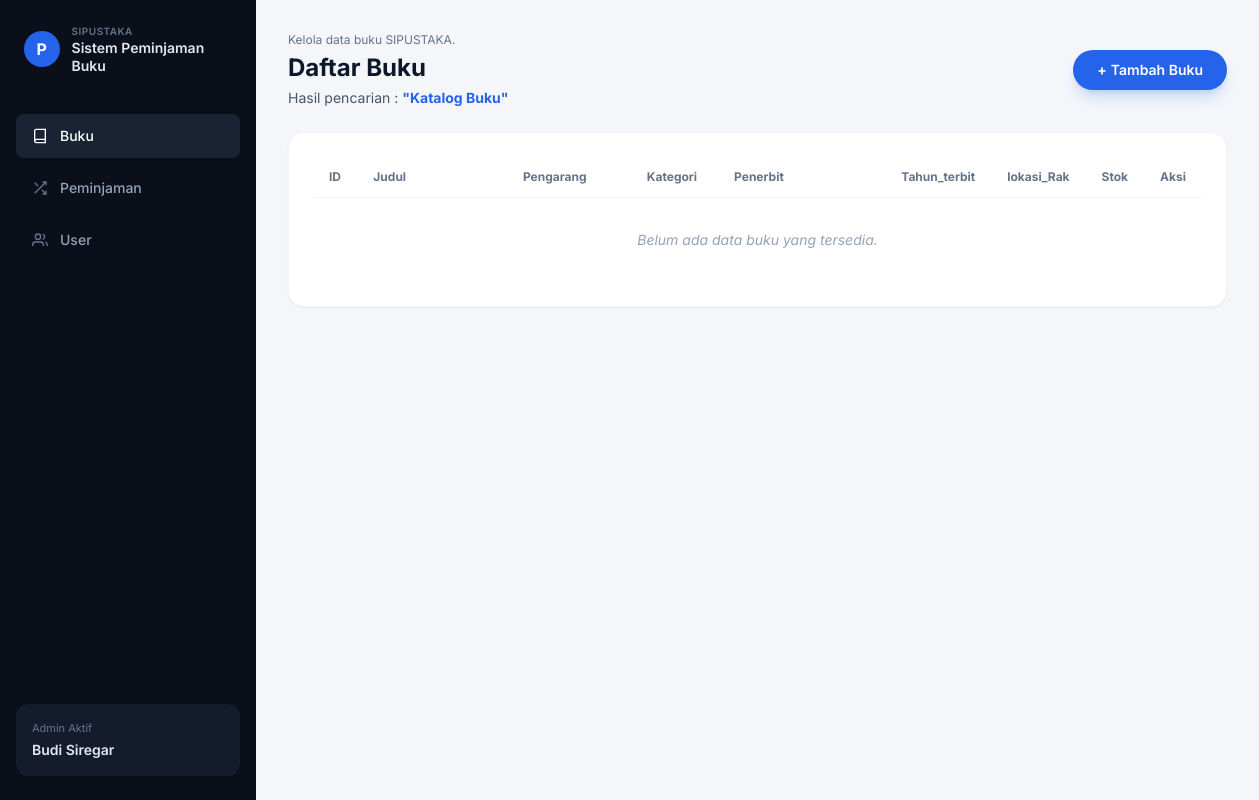
The page /buku/ on the database as committed earlier.
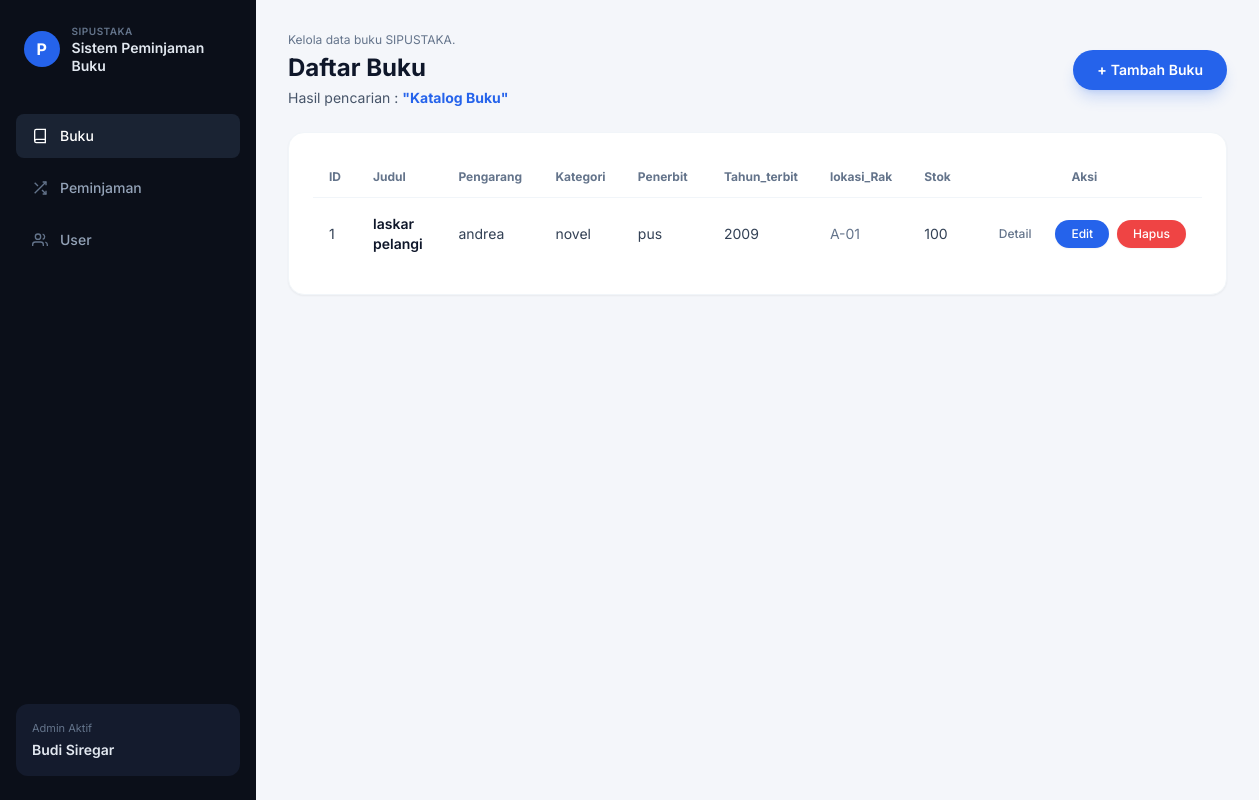
The same page on the database as committed later.
### peminjam/models.py (models this page shows, shortened)
class Buku(models.Model):
    judul = models.CharField(max_length=255)
    pengarang = models.CharField(max_length=255, blank=True, null=True)
    kategori = models.CharField(max_length=100, blank=True, null=True)
    penerbit = models.CharField(max_length=255, blank=True, null=True)
    tahun_terbit = models.IntegerField(blank=True, null=True)
    stok = models.IntegerField(default=0)
    isbn = models.CharField(max_length=50, blank=True, null=True)
    rak = models.CharField(max_length=50, blank=True, null=True)
    class Meta:
        db_table = 'buku'

### peminjam/views.py (the view)
# urls.py: path('', views.buku_list, name='buku_list'),  # <-- Pastikan 'name' ini ada
def buku_list(request):
    query_cari = request.GET.get('buku', '').strip()
    with connection.cursor() as cursor:
        if query_cari:
            cursor.execute("""
                SELECT id, judul, pengarang, kategori, penerbit, tahun_terbit, stok, isbn, rak
                FROM buku
                WHERE judul LIKE %s OR pengarang LIKE %s
                ORDER BY id DESC
            """, [f'%{query_cari}%', f'%{query_cari}%'])
            search_text = f"Hasil Pencarian: '{query_cari}'"
        else:
            cursor.execute("""
                SELECT id, judul, pengarang, kategori, penerbit, tahun_terbit, stok, isbn, rak
                FROM buku
                ORDER BY id DESC
            """)
            search_text = "Katalog Buku"
        raw_data = dictfetchall(cursor)
        data_buku = []
        for row in raw_data:
            data_buku.append({
                'id': row.get('id'),
                'judul': row.get('judul', ''),
                'pengarang': row.get('pengarang', ''),
                'kategori': row.get('kategori', ''),
                'penerbit': row.get('penerbit', ''),
                'tahun_terbit': row.get('tahun_terbit', ''),
                'stok': row.get('stok', 0),
                'isbn': row.get('isbn', ''),
                'rak': row.get('rak', ''),
                'lokasi_rak': row.get('rak', ''),
            })
    print("DATA BUKU:")
    for item in data_buku:
     print(item)
    return render(request, 'buku_list.html', {
        'keyword': search_text,
        'data': data_buku,
        'query_sekarang': query_cari,
    })

### peminjam/views.py (called while the page is built)
def dictfetchall(cursor):
    if cursor.description is None:
        return []
    columns = [col[0].lower() for col in cursor.description]
    return [dict(zip(columns, row)) for row in cursor.fetchall()]

### peminjam/templates/buku_list.html (shortened to what this page needs)
{% extends 'base.html' %}
{% block content %}
    <header class="flex justify-between items-center mb-6">
    <div>
        <p class="text-xs text-slate-500 mb-1">Kelola data buku SIPUSTAKA.</p>
        <h1 class="text-2xl font-bold text-slate-900">Daftar Buku</h1>
        {% if keyword %}
        <h3 class="text-sm mt-1 text-slate-600">
        Hasil pencarian : <b class="text-blue-600">"{{ keyword }}"</b>
        </h3>
        {% endif %}
    </div>
    <a
        href="{% url 'buku_create' %}"
        class="bg-blue-600 hover:bg-blue-700 text-white font-semibold text-sm px-6 py-2.5 rounded-full shadow-lg shadow-blue-600/20 transition flex items-center gap-1"
    >
        <span class="font-bold">+</span> Tambah Buku
    </a>
    </header>
    <div
    class="bg-white rounded-2xl shadow-sm border border-slate-100 p-6 overflow-x-auto"
    >
    <table class="w-full text-left border-collapse text-sm">
        <thead>
        <tr
            class="border-b border-slate-100 text-xs font-semibold text-slate-500"
        >
            <th class="py-3 px-4 w-[5%]">ID</th>
            <th class="py-3 px-4 w-[20%]">Judul</th>
            <th class="py-3 px-4 w-[15%]">Pengarang</th>
            <th class="py-3 px-4 w-[10%]">Kategori</th>
            <th class="py-3 px-4 w-[22%]">Penerbit</th>
            <th class="py-3 px-4 w-[8%]">Tahun_terbit</th>
            <th class="py-3 px-4 w-[10%]">lokasi_Rak</th>
            <th class="py-3 px-4 w-[5%]">Stok</th>
            <th class="py-3 px-4 w-[15%] text-center">Aksi</th>
        </tr>
        </thead>
        <tbody class="divide-y divide-slate-50 text-slate-700">
        {% for buku in data %}
        <tr class="hover:bg-slate-50/50 transition">
            <td class="py-4 px-4">{{ buku.id }}</td>
            <td class="py-4 px-4 font-semibold text-slate-900">{{ buku.judul }}</td>
            <td class="py-4 px-4">{{ buku.pengarang }}</td>
            <td class="py-4 px-4">{{ buku.kategori }}</td>
            <td class="py-4 px-4">{{ buku.penerbit }}</td>
            <td class="py-4 px-4">{{ buku.tahun_terbit }}</td>
            <td class="py-4 px-4 text-slate-500">{{ buku.lokasi_rak }}</td>
            <td class="py-4 px-4">{{ buku.stok }}</td>
            <td class="py-4 px-4 text-center whitespace-nowrap space-x-1">
            {% if buku.id %}
            <a
                href="{% url 'buku_detail' buku.id %}"
                class="inline-block text-xs font-medium text-slate-500 hover:bg-slate-100 px-4 py-1.5 rounded-full transition"
            >
                Detail
            </a>
            <a
                href="{% url 'buku_update' buku.id %}"
                class="inline-block text-xs font-medium bg-blue-600 hover:bg-blue-700 text-white px-4 py-1.5 rounded-full transition shadow-sm"
            >
                Edit
            </a>
            <a
                href="{% url 'buku_delete' buku.id %}"
                class="inline-block text-xs font-medium bg-red-500 hover:bg-red-600 text-white px-4 py-1.5 rounded-full transition shadow-sm"
            >
                Hapus
            </a>
            {% else %}
            <span class="text-red-500 text-xs">ID kosong</span>
            {% endif %}
            </td>
        </tr>
        {% empty %}
        <tr>
            <td colspan="9" class="py-8 text-center text-slate-400 italic">
            Belum ada data buku yang tersedia.
            </td>
        </tr>
        {% endfor %}
        </tbody>
    </table>
    </div>
{% endblock %}

### peminjam/templates/base.html (shortened to what this page needs)
<!DOCTYPE html>
<html lang="id">
<head>
    <script src="https://cdn.tailwindcss.com"></script>
</head>
<body class="bg-[#f4f6fa] text-slate-800 antialiased m-0 p-0">
    <div class="flex min-h-screen">
        <aside class="w-64 bg-[#0b0f19] text-white p-4 flex flex-col justify-between shrink-0 fixed h-full z-10">
            <div>
                <div class="flex items-center gap-3 mb-10 pl-2 pt-2">
                    <div class="w-9 h-9 bg-blue-600 rounded-full flex items-center justify-center font-bold text-base text-white">
                        P
                    </div>
                    <div>
                        <span class="block text-[10px] text-slate-500 tracking-wider font-semibold">SIPUSTAKA</span>
                        <span class="block text-sm font-semibold text-slate-200 leading-tight">Sistem Peminjaman Buku</span>
                    </div>
                </div>
                <nav class="space-y-2">
    <a href="{% url 'buku_list' %}?page=buku"
       class="flex items-center gap-3 px-4 py-3 text-sm font-medium rounded-lg transition {% if request.GET.page == 'buku' or not request.GET.page %} text-white bg-[#1a2333] {% else %} text-slate-400 hover:bg-slate-800 hover:text-white {% endif %}">
        <svg class="w-4 h-4 {% if request.GET.page == 'buku' or not request.GET.page %} text-white {% else %} text-slate-500 {% endif %}" viewBox="0 0 24 24" fill="none" stroke="currentColor" stroke-width="2"><path d="M4 19.5A2.5 2.5 0 0 1 6.5 17H20"></path><path d="M6.5 2H20v20H6.5A2.5 2.5 0 0 1 4 19.5v-15A2.5 2.5 0 0 1 6.5 2z"></path></svg>
        Buku
    </a>
    <a href="{% url 'peminjam_list' %}?page=peminjaman"
       class="flex items-center gap-3 px-4 py-3 text-sm font-medium rounded-lg transition {% if request.GET.page == 'peminjaman' %} text-white bg-[#1a2333] {% else %} text-slate-400 hover:bg-slate-800 hover:text-white {% endif %}">
        <svg class="w-4 h-4 {% if request.GET.page == 'peminjaman' %} text-white {% else %} text-slate-500 {% endif %}" viewBox="0 0 24 24" fill="none" stroke="currentColor" stroke-width="2"><path d="M16 3h5v5"></path><path d="M4 20L21 3"></path><path d="M21 16v5h-5"></path><path d="M15 15l6 6"></path><path d="M4 4l5 5"></path></svg>
        Peminjaman
    </a>
    <a href="{% url 'user_list' %}?page=user"
       class="flex items-center gap-3 px-4 py-3 text-sm font-medium rounded-lg transition {% if request.GET.page == 'user' %} text-white bg-[#1a2333] {% else %} text-slate-400 hover:bg-slate-800 hover:text-white {% endif %}">
        <svg class="w-4 h-4 {% if request.GET.page == 'user' %} text-white {% else %} text-slate-500 {% endif %}" viewBox="0 0 24 24" fill="none" stroke="currentColor" stroke-width="2"><path d="M17 21v-2a4 4 0 0 0-4-4H5a4 4 0 0 0-4 4v2"></path><circle cx="9" cy="7" r="4"></circle><path d="M23 21v-2a4 4 0 0 0-3-3.87"></path><path d="M16 3.13a4 4 0 0 1 0 7.75"></path></svg>
        User
    </a>
</nav>
            </div>
            <div class="bg-[#141b2d] p-4 rounded-xl mb-2">
                <span class="block text-[11px] text-slate-500 mb-1">Admin Aktif</span>
                <span class="block text-sm font-semibold text-slate-200">{% if request.user.is_authenticated %}{{ request.user.first_name }} {{ request.user.last_name }}{% else %}Budi Siregar{% endif %}</span>
            </div>
        </aside>
        <main class="flex-1 pl-72 pr-8 pt-8 pb-8 min-h-screen">
            {% block content %}
            {% endblock %}
        </main>
    </div>
</body>
</html>

### peminjam/templates/base.html (style rules this page uses)
body { font-family: 'Inter', sans-serif; }

Rows that differ between the two databases and show on the page:
added Buku: id "1", judul "laskar pelangi", pengarang "andrea", kategori "novel", penerbit "pus", tahun_terbit "2009", lokasi_rak "A-01", stok "100"
Other text that changed with them:
text no longer shown: "Belum ada data buku yang tersedia."
